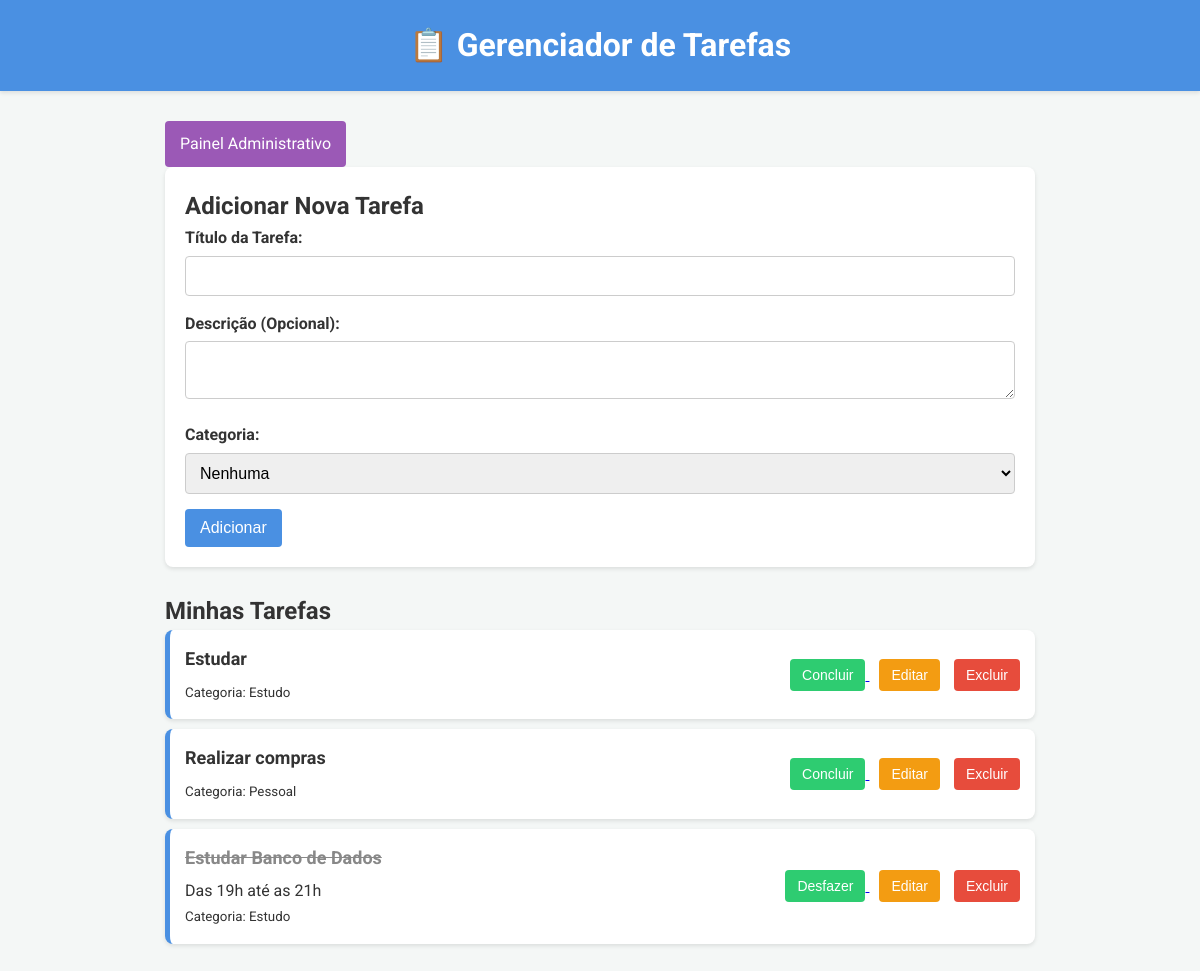
The page / on the database its author committed.
### tables this page shows
CREATE TABLE `tarefas` (
  `id` int(11) NOT NULL,
  `titulo` varchar(255) NOT NULL,
  `descricao` text DEFAULT NULL,
  `data_criacao` datetime DEFAULT current_timestamp(),
  `concluida` tinyint(1) DEFAULT 0,
  `categoria_id` int(11) DEFAULT NULL
);

CREATE TABLE `categorias` (
  `id` int(11) NOT NULL,
  `nome` varchar(100) NOT NULL
);

### index.php (the view, shortened to what this page needs)
<?php
include 'includes/conexao.php';
$sql_tarefas = "SELECT t.id, t.titulo, t.descricao, t.concluida, c.nome as categoria_nome
                FROM tarefas t
                LEFT JOIN categorias c ON t.categoria_id = c.id
                ORDER BY t.concluida ASC, t.data_criacao DESC";
$result_tarefas = $conn->query($sql_tarefas);
?>
<!DOCTYPE html>
<html lang="pt-BR">
<head>
    <link rel="stylesheet" href="css/style.css">
</head>
<body>
    <header>
        <h1>📋 Gerenciador de Tarefas</h1>
    </header>
    <main>
        <a href="admin/admin.php" class="btn-admin">Painel Administrativo</a>
        <div class="form-adicionar">
            <h2>Adicionar Nova Tarefa</h2>
            <form action="index.php" method="POST" onsubmit="return validarFormulario();">
                <label for="titulo">Título da Tarefa:</label>
                <input type="text" id="titulo" name="titulo" required>
                <label for="descricao">Descrição (Opcional):</label>
                <textarea id="descricao" name="descricao"></textarea>
                <label for="categoria_id">Categoria:</label>
                <select id="categoria_id" name="categoria_id">
                    <option value="">Nenhuma</option>
                </select>
                <button type="submit" name="adicionar" class="btn-submit">Adicionar</button>
            </form>
        </div>
        <h2>Minhas Tarefas</h2>
        <ul class="lista-tarefas">
            <?php
            if ($result_tarefas->num_rows > 0):
                while($tarefa = $result_tarefas->fetch_assoc()):
            ?>
                <li class="tarefa-item <?php echo $tarefa['concluida'] ? 'tarefa-concluida' : ''; ?>">
                    <div class="tarefa-conteudo">
                        <p class="tarefa-titulo"><?php echo htmlspecialchars($tarefa['titulo']); ?></p>
                        <p class="tarefa-descricao"><?php echo htmlspecialchars($tarefa['descricao']); ?></p>
                        <?php if ($tarefa['categoria_nome']): ?>
                            <small>Categoria: <?php echo htmlspecialchars($tarefa['categoria_nome']); ?></small>
                        <?php endif; ?>
                    </div>
                    <div class="tarefa-acoes">
                        <a href="index.php?concluir_id=<?php echo $tarefa['id']; ?>">
                            <button class="btn-concluir">
                                <?php echo $tarefa['concluida'] ? 'Desfazer' : 'Concluir'; ?>
                            </button>
                        </a>
                        <a href="admin/admin.php?editar_id=<?php echo $tarefa['id']; ?>"><button class="btn-editar">Editar</button></a>
                        <a href="admin/admin.php?excluir_id=<?php echo $tarefa['id']; ?>" onclick="return confirm('Tem certeza que deseja excluir esta tarefa?');"><button class="btn-excluir">Excluir</button></a>
                    </div>
                </li>
            <?php
                endwhile;
            else:
            ?>
                <p>Nenhuma tarefa cadastrada. Adicione uma nova!</p>
            <?php endif; ?>
        </ul>
    </main>
</body>
</html>

### css/style.css (style rules this page uses)
:root { --cor-primaria: #4A90E2; --cor-fundo: #f4f7f6; --cor-cartao: #ffffff; --cor-texto: #333; --sombra-leve: 0 2px 4px rgba(0, 0, 0, 0.1); }
* { box-sizing: border-box; margin: 0; padding: 0; }
body { font-family: 'Roboto', sans-serif; background-color: var(--cor-fundo); color: var(--cor-texto); line-height: 1.6; padding-bottom: 50px; }
header { background-color: var(--cor-primaria); color: var(--cor-cartao); padding: 20px 0; text-align: center; box-shadow: var(--sombra-leve); }
main { max-width: 900px; margin: 30px auto; padding: 0 15px; }
.form-adicionar { background-color: var(--cor-cartao); padding: 20px; margin-bottom: 25px; border-radius: 8px; box-shadow: var(--sombra-leve); }
.form-adicionar label { display: block; margin-bottom: 5px; font-weight: 700; }
.form-adicionar input[type="text"], .form-adicionar textarea, .form-adicionar select { width: 100%; padding: 10px; margin-bottom: 15px; border: 1px solid #ccc; border-radius: 4px; font-size: 16px; }
.btn-submit { background-color: var(--cor-primaria); color: var(--cor-cartao); padding: 10px 15px; border: none; border-radius: 4px; cursor: pointer; font-size: 16px; transition: background-color 0.3s; }
.lista-tarefas { list-style: none; padding: 0; }
.tarefa-item { display: flex; align-items: center; justify-content: space-between; background-color: var(--cor-cartao); padding: 15px; margin-bottom: 10px; border-radius: 8px; box-shadow: var(--sombra-leve); border-left: 5px solid var(--cor-primaria); }
.tarefa-conteudo { flex-grow: 1; }
.tarefa-titulo { font-size: 18px; font-weight: 700; margin-bottom: 5px; }
.tarefa-concluida .tarefa-titulo { text-decoration: line-through; color: #888; }
.tarefa-acoes button { margin-left: 10px; padding: 8px 12px; border: none; border-radius: 4px; cursor: pointer; font-size: 14px; }
.btn-editar { background-color: #f39c12; color: white; }
.btn-excluir { background-color: #e74c3c; color: white; }
.btn-concluir { background-color: #2ecc71; color: white; }
.btn-admin { background-color: #9b59b6; color: white; text-decoration: none; display: inline-block; padding: 10px 15px; border-radius: 4px; }

### rows shown on the page
tarefas: titulo "Estudar", categoria.nome "Estudo", concluida "Concluir"
tarefas: titulo "Realizar compras", categoria.nome "Pessoal", concluida "Concluir"
tarefas: titulo "Estudar Banco de Dados", descricao "Das 19h até as 21h", categoria.nome "Estudo", concluida "Desfazer"
